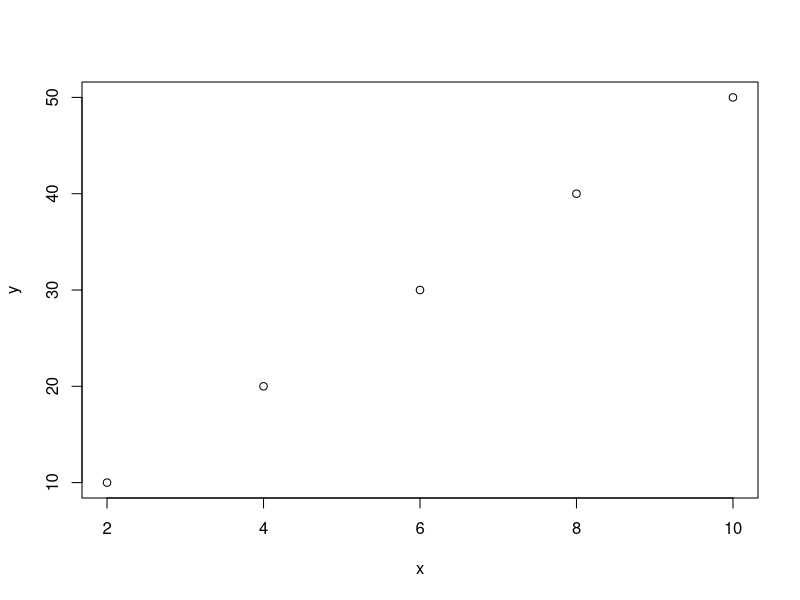

The R source for this figure: (Note: this script raises an error after producing the figure.)
## ---- chunk 1
x <- c(2, 4, 6, 8, 10)
y <- c(10, 20, 30, 40, 50)
## ---- chunk 2
x
## ---- chunk 3
plot(x, y)
## ---- chunk 4
x <- c(2)
y <- c(10, 20, 30, 40, 50)
plot(x, y)
## ---- chunk 5
x <- c(2, 2, 2, 2, 2)
y <- c(10, 20, 30, 40, 50)
plot(x, y)
length(x)
length(y)
## ---- chunk 6
A <- c(2, 2, 2, 2, 2)
B <- c(10, 20, 30, 40, 50)
plot(A, B)
## ---- chunk 7
a <- c(1, 3, 5)
a <- c(2, 4, 5, 6, 7)
b <- c(2, 2, 4, 6)
b <- c(2, 4, 6)
## ---- chunk 8
help(plot)
## ---- chunk 9
x <- c(2, 4, 6, 8, 10)
y <- c(10, 20, 30, 40, 50)
plot(x,y, xlab = "temperature (degrees C)", ylab = "growth rate (cm)")
## ---- chunk 10
plot(x,y, pch = 17, xlab = "temperature (degrees C)", ylab = "growth rate (cm)")
## ---- chunk 11
plot(pch = 17, ylab = "growth rate (cm)", xlab = "temperature (degrees C)", y, x)
## ---- chunk 12
temp <- c(5, 8, 12, 16, 20, 23)
## ---- chunk 13
fishA <- c(36, 42, 59, 73, 88, 96)
## ---- chunk 14
fishB <- c(40, 49, 61, 71, 82, 90)
## ---- chunk 15
plot(temp, fishA, pch = 17, xlab = "temperature (degrees C)", ylab = "opercular beats (bpm)")
## ---- chunk 16
plot(temp, fishA, pch = 17, xlab = "temperature (degrees C)", ylab = "opercular beats (bpm)")
points(temp, fishB, pch = 19, col = "dimgray")
## ---- chunk 17
plot(temp, fishA, pch = 17, type = "l", xlab = "temperature (degrees C)", ylab = "opercular beats (bpm)")
## ---- chunk 18
knitr::include_graphics('./figures/ExportPlotWindow.jpg')
## ---- chunk 19
knitr::include_graphics('./figures/ExportPlot.jpg')
## ---- chunk 20
#++++++++++++++++++++++++++++++++++++++++++++
#generate a plot of point shapes which R knows about.
#++++++++++++++++++++++++++++++++++++++++++++
generateRPointShapes<-function(){
  oldPar<-par()
  par(font=2, mar=c(0.5,0,0,0))
  y=rev(c(rep(1,6),rep(2,5), rep(3,5), rep(4,5), rep(5,5)))
  x=c(rep(1:5,5),6)
  plot(x, y, pch = 0:25, cex=1.5, ylim=c(1,5.5), xlim=c(1,6.5), 
       axes=FALSE, xlab="", ylab="", bg="blue")
  text(x, y, labels=0:25, pos=3)
  par(mar=oldPar$mar,font=oldPar$font )
}
generateRPointShapes()
